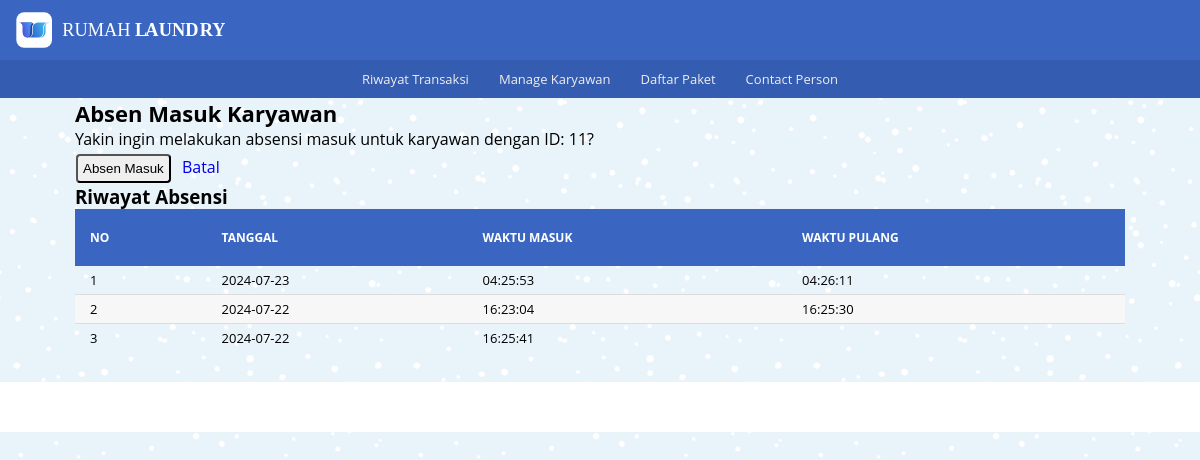
Page /karyawan/absen_masuk.php?id_user=11 on the committed database.
### tables this page shows
CREATE TABLE `absensi` (
  `id_absensi` int NOT NULL,
  `id_user` int NOT NULL,
  `tanggal` date NOT NULL,
  `waktu_masuk` time DEFAULT NULL,
  `waktu_pulang` time DEFAULT NULL
);

### _functions.php (called while the page is built, shortened)
<?php
$host	= 'localhost';
$user = 'root';
$pass	= '';
$db	= 'laundry_app';
$koneksi = mysqli_connect($host,$user,$pass,$db);
function query($query) {
    global $koneksi;
    $result = mysqli_query($koneksi, $query);
    $rows = [];
    while ($row = mysqli_fetch_assoc($result)) {
        $rows[] = $row;
    }
    return $rows;
}
function url($url = null){
	$url_utama = "http://localhost/rumah_laundry";
	if ($url != null) {
		return $url_utama . '/' . $url;
	}else{
		return $url_utama;
	}
}

### karyawan/absen_masuk.php (the view, shortened to what this page needs)
<?php
require_once('../_header.php');
$id_user = $_GET['id_user'];
$absensi_karyawan = query("SELECT * FROM absensi WHERE id_user = '$id_user' ORDER BY tanggal DESC");
?>
<div class="container">
    <h2>Absen Masuk Karyawan</h2>
    <form action="" method="post">
        <p>Yakin ingin melakukan absensi masuk untuk karyawan dengan ID: <?= $id_user ?>?</p>
        <button type="submit" class="btn btn-primary">Absen Masuk</button>
        <a href="<?= url('karyawan/karyawan.php') ?>" class="btn btn-secondary">Batal</a>
    </form>
    <h3>Riwayat Absensi</h3>
    <table class="tabel-transaksi">
        <thead>
            <tr>
                <th>No</th>
                <th>Tanggal</th>
                <th>Waktu Masuk</th>
                <th>Waktu Pulang</th>
            </tr>
        </thead>
        <tbody>
            <?php $no = 1; ?>
            <?php foreach ($absensi_karyawan as $absensi) : ?>
                <tr>
                    <td><?= $no ?></td>
                    <td><?= $absensi['tanggal'] ?></td>
                    <td><?= $absensi['waktu_masuk'] ?></td>
                    <td><?= $absensi['waktu_pulang'] ?></td>
                    <?php $no++ ?>
                </tr>
            <?php endforeach; ?>
        </tbody>
    </table>
</div>
<?php require_once('../_footer.php'); ?>

### _assets/css/style.css (style rules this page uses)
* { margin: 0; padding: 0; box-sizing: border-box; }
html,body { width: 100%; max-width: 100%; position: relative; font-family: 'Open sans', sans-serif; display: flex; flex-direction: column; background-image: url(../img/blue-snow.png); overflow-x: hidden; }
h2 { font-size: 22px; }
.container { display: flex; flex-direction: column; width: 1080px; max-width: 100%; margin: auto; padding: 0 15px; min-height: 20px; }
.tabel-transaksi { border: 0; border-collapse: collapse; width: 100%; }
.tabel-transaksi thead { color: #ffffff; }
.tabel-transaksi thead th { text-transform: uppercase; font-size: 12px; text-align: left; padding: 20px 15px; background-color: #3a66c1; }
.tabel-transaksi tbody tr { border-bottom: 1px solid #dddddd; }
.tabel-transaksi tbody tr:nth-child(even) { background-color: #f7f7f7; }
.tabel-transaksi tbody tr:last-child { border-bottom: 0; }
.tabel-transaksi tbody tr td { padding: 5px 15px; font-size: 13px; }
.btn { display: inline-block; text-decoration: none; padding: 5px; margin: 1px; border-radius: 4px; }

### rows in the picture
absensi: tanggal "2024-07-23", waktu_masuk "04:25:53", waktu_pulang "04:26:11"
absensi: tanggal "2024-07-22", waktu_masuk "16:23:04", waktu_pulang "16:25:30"
absensi: tanggal "2024-07-22", waktu_masuk "16:25:41"

### other values in the picture
$id_user "11"
